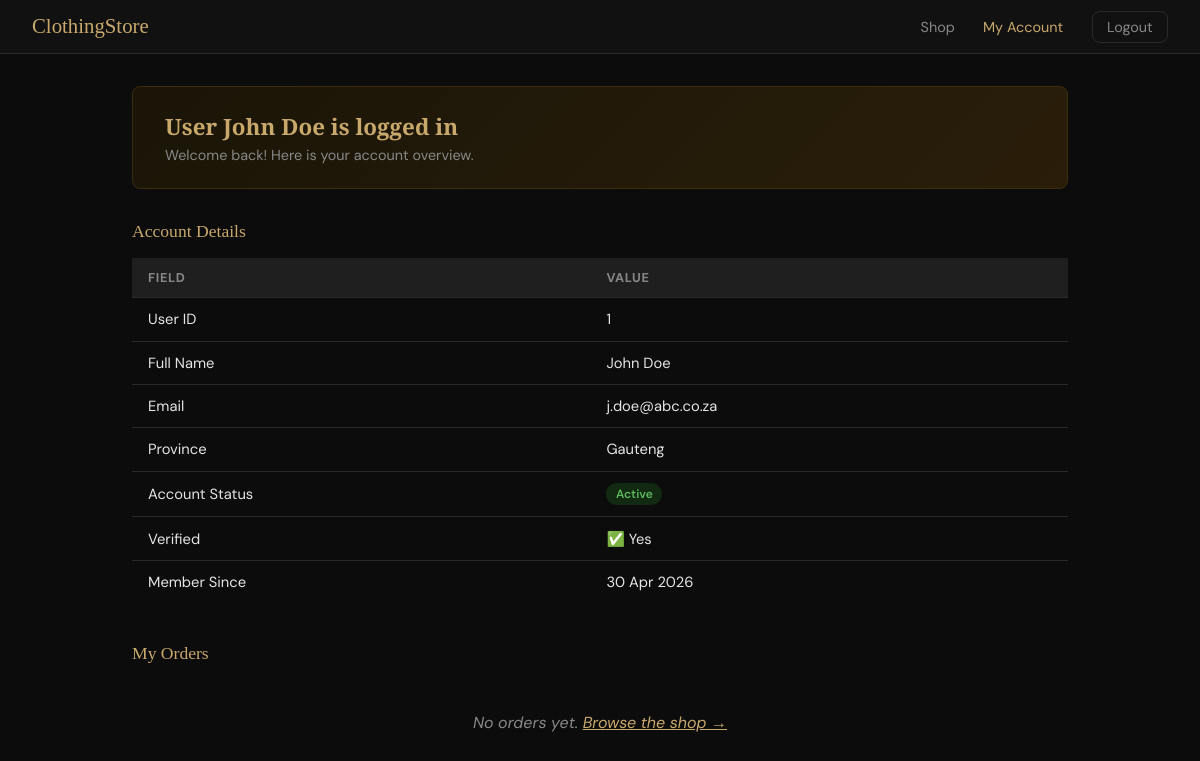
Screenshot of /dashboard.php (signed in) with the database file from the repository.
### tables this page shows
CREATE TABLE IF NOT EXISTS tblUser (
    userID      INT AUTO_INCREMENT PRIMARY KEY,
    fullName    VARCHAR(100)        NOT NULL,
    email       VARCHAR(150)        NOT NULL UNIQUE,
    password    VARCHAR(255)        NOT NULL,    
    province    VARCHAR(50)         DEFAULT NULL,
    isVerified  TINYINT(1)          NOT NULL DEFAULT 0,   
    status      ENUM('active','inactive','pending') NOT NULL DEFAULT 'pending',
    createdAt   DATETIME            NOT NULL DEFAULT CURRENT_TIMESTAMP
);

### dashboard.php (the view, shortened to what this page needs)
<?php
require_once 'DBConn.php';
$userID = $_SESSION['userID'];
$stmt = $conn->prepare(
    "SELECT userID, fullName, email, province, isVerified, status, createdAt
     FROM tblUser WHERE userID = ?"
);
$stmt->bind_param("i", $userID);
$stmt->execute();
$result = $stmt->get_result();
$user   = $result->fetch_assoc();
$oStmt = $conn->prepare(
    "SELECT o.orderID, c.title, c.category, c.sellPrice, o.quantity,
            o.totalAmount, o.status, o.createdAt
     FROM tblOrder o
     JOIN tblClothes c ON o.clothesID = c.clothesID
     WHERE o.userID = ?
     ORDER BY o.createdAt DESC"
);
$oStmt->bind_param("i", $userID);
$oStmt->execute();
$orders = $oStmt->get_result()->fetch_all(MYSQLI_ASSOC);
?>
<!DOCTYPE html>
<html lang="en">
<head>
</head>
<body>
<nav>
  <a href="index.php" class="logo">ClothingStore</a>
  <div class="nav-links">
    <a href="shop.php">Shop</a>
    <a href="dashboard.php" class="active">My Account</a>
    <a href="logout.php" class="btn-logout">Logout</a>
  </div>
</nav>
<div class="container">
  <div class="welcome-banner">
    <h2>User <?= htmlspecialchars($user['fullName']) ?> is logged in</h2>
    <p>Welcome back! Here is your account overview.</p>
  </div>
  <div class="section-title">Account Details</div>
  <table class="info-table">
    <tr>
      <th>Field</th>
      <th>Value</th>
    </tr>
    <tr><td>User ID</td>    <td><?= htmlspecialchars($user['userID'])   ?></td></tr>
    <tr><td>Full Name</td>  <td><?= htmlspecialchars($user['fullName']) ?></td></tr>
    <tr><td>Email</td>      <td><?= htmlspecialchars($user['email'])    ?></td></tr>
    <tr><td>Province</td>   <td><?= htmlspecialchars($user['province'] ?? 'N/A') ?></td></tr>
    <tr>
      <td>Account Status</td>
      <td>
        <?php
          $s = $user['status'];
          $cls = $s === 'active' ? 'badge-active' : ($s === 'pending' ? 'badge-pending' : 'badge-inactive');
        ?>
        <span class="badge <?= $cls ?>"><?= ucfirst($s) ?></span>
      </td>
    </tr>
    <tr><td>Verified</td>   <td><?= $user['isVerified'] ? '✅ Yes' : '⏳ Pending' ?></td></tr>
    <tr><td>Member Since</td><td><?= date('d M Y', strtotime($user['createdAt'])) ?></td></tr>
  </table>
  <div class="section-title">My Orders</div>
  <?php if (empty($orders)): ?>
    <p class="empty">No orders yet. <a href="shop.php" style="color:var(--gold)">Browse the shop →</a></p>
  <?php endif; ?>
</div>
</body>
</html>

### dashboard.php (style rules this page uses)
:root { --bg:#0c0c0c; --card:#161616; --gold:#c9a86c; --text:#e5e5e5; --muted:#888; --border:#2a2a2a; --radius:8px; }
* { box-sizing:border-box; margin:0; padding:0; }
body { font-family:'DM Sans',sans-serif; background:var(--bg); color:var(--text); min-height:100vh; }
nav { background:#111; border-bottom:1px solid var(--border); display:flex; align-items:center; justify-content:space-between; padding:.9rem 2rem; }
.logo { font-family:'Playfair Display',serif; color:var(--gold); font-size:1.3rem; text-decoration:none; }
.nav-links a { color:var(--muted); text-decoration:none; margin-left:1.5rem; font-size:.9rem; }
.nav-links a:hover, .nav-links a.active { color:var(--gold); }
.container { max-width:1000px; margin:0 auto; padding:2rem; }
.welcome-banner { background:linear-gradient(135deg,#1a1507,#2a1e0a); border:1px solid #3a2d10; border-radius:var(--radius); padding:1.5rem 2rem; margin-bottom:2rem; }
.welcome-banner h2 { font-family:'Playfair Display',serif; color:var(--gold); font-size:1.4rem; }
.welcome-banner p { color:var(--muted); font-size:.9rem; margin-top:.25rem; }
.section-title { font-family:'Playfair Display',serif; color:var(--gold); font-size:1.1rem; margin-bottom:1rem; }
.info-table { width:100%; border-collapse:collapse; margin-bottom:2.5rem; }
.info-table th { background:#1f1f1f; padding:.7rem 1rem; text-align:left; font-size:.8rem; color:var(--muted); text-transform:uppercase; letter-spacing:.05em; border-bottom:1px solid var(--border); }
.info-table td { padding:.7rem 1rem; border-bottom:1px solid var(--border); font-size:.92rem; }
.info-table tr:last-child td { border-bottom:none; }
.badge { display:inline-block; padding:.2rem .6rem; border-radius:20px; font-size:.75rem; font-weight:600; }
.badge-active { background:#122a12; color:#5cb85c; }
.empty { text-align:center; padding:2rem; color:var(--muted); font-style:italic; }
.btn-logout { background:transparent; border:1px solid var(--border); color:var(--muted); padding:.4rem .9rem; border-radius:var(--radius); cursor:pointer; font-size:.85rem; text-decoration:none; }

### rows the page displays
tbluser: fullName "John Doe", userID "1", email "j.doe@abc.co.za", province "Gauteng", status "Active", createdAt "30 Apr 2026"
